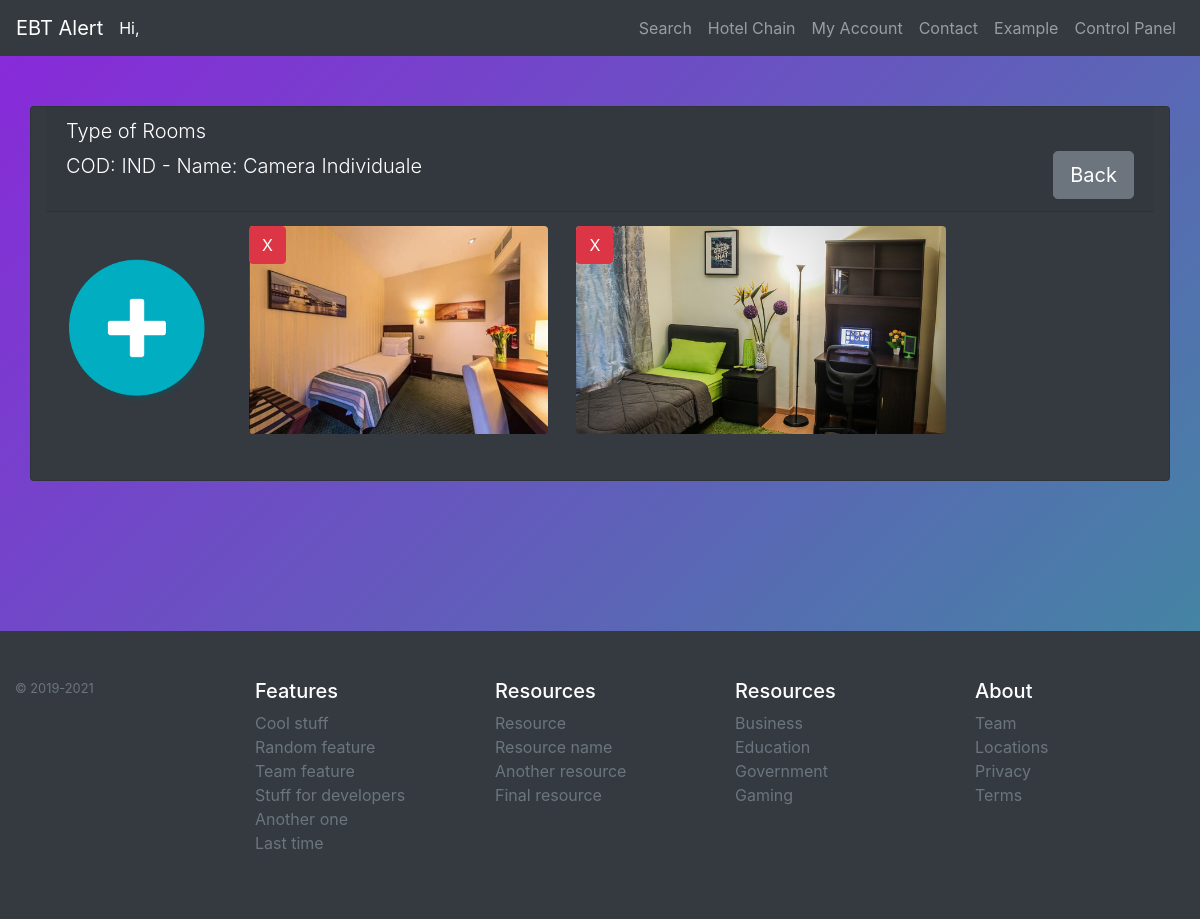
/siteSRC/index.php?controlpanel&roomImage=62&h=90 (signed in), run on the app's committed database.
### tables this page shows
CREATE TABLE IF NOT EXISTS `room_type` (
  `hotel` int(11) NOT NULL,
  `id` int(11) NOT NULL AUTO_INCREMENT,
  `cod` char(75) DEFAULT NULL,
  `nameBea` char(75) DEFAULT NULL,
  `bedSingle` int(11) NOT NULL DEFAULT '0',
  `bedDouble` int(11) NOT NULL DEFAULT '0',
  `sofa` int(11) NOT NULL DEFAULT '0',
  `room` int(11) NOT NULL DEFAULT '1',
  `quantity` int(11) NOT NULL DEFAULT '1',
  PRIMARY KEY (`id`),
  KEY `hotel` (`hotel`)
);

CREATE TABLE IF NOT EXISTS `room_img` (
  `id` int(11) NOT NULL AUTO_INCREMENT,
  `room` int(11) NOT NULL,
  `name` char(75) NOT NULL,
  `img` char(75) NOT NULL,
  PRIMARY KEY (`id`),
  KEY `room` (`room`)
);

### siteSRC/core/Database.php (called while the page is built, shortened)
<?php
class Database
{
    private $servername = "localhost";
    private $username = "root";
    private $password = "";
    private $dbname = "my_andreibobirica";
    private $conn = null;
    public function connect()
    {
        $this->conn = new mysqli($this->servername, $this->username, $this->password, $this->dbname);
    }
    public function query($str)
    {
        if (isset($str) && !empty($str)) {
            $result = $this->conn->query($str);
            return $result;
        }
    }
}

### siteSRC/core/Authentification.php (called while the page is built, shortened)
<?php
include_once "Database.php";
class Authentification
{
    private $db = null;
    public function __CONSTRUCT()
    {
        $this->db = new Database();
    }
    function getIfProp($id){
        $ret = false;
        $query = "SELECT * FROM prop WHERE prop.account =".$id."";
        $result = $this->db->query($query);
        if ($result->num_rows == 1) {
            $ret = true;
            $row = $result->fetch_assoc();
        }
        return $ret;
    }
}
?>

### siteSRC/comp/controlpanel/roomImage.php (the view, shortened to what this page needs)
<?php
    $db = new Database();
    $query = "SELECT * FROM room_type WHERE room_type.id =".$_GET["roomImage"];
    $result = $db->query($query);
    $room="";
    if ($result->num_rows == 1) {
        $room = $result->fetch_assoc();
    }
     $query = "SELECT * FROM room_img WHERE room_img.room =$_GET[roomImage]";
     $result = $db->query($query);
     $roomImg = array();
     if ($result->num_rows > 0) {
         while($row = $result->fetch_assoc()){
             array_push($roomImg,$row);
         }
     }
?>
<div class="panel container">
    <form action="" id="myform" method="POST" enctype="multipart/form-data">
    <div class="row">
        <div class="card-info card bg-dark text-white col-lg-12">
        <div class="card-header">
        <div class="row">
                <div class="col">
                    <h1 class="lead">Type of Rooms </h1>
                    <span class='lead'>COD: <?php echo $room['cod'];?> - </span>
                    <span class='lead'>Name: <?php echo $room['nameBea'];?></span>
                    <div class="pull-right">
                    <a type="button" href="./index.php?controlpanel&rooms=<?php echo $_GET['h']?>" class="btn btn-secondary btn-lg"> Back </a>
                    </div>
                </div>
            </div>
        </div>
            <div class="scrollmenu">
            <label  for="file-upload" class="custom-file-upload">
            <a><img src='./img/plusImage.png' style='width: auto; height: 10rem;' class='rounded no-bg'></a>
            </label>
                <?php
                    foreach($roomImg as $img){
                        print("<a class='modalBtn'><div style='width: auto; height: 15rem;' class='deleteImg'><button type='submit' name='delImg' value='$img[id]'  class='deleteImgBtn btn btn-danger'>X</button><img style='width:100%;height: 13rem;' data-toggle='modal' data-target='#myModal' src='$img[img]' alt='$img[name]' src='$img[img]' name='$img[name]' class='rounded modalBtn'></div></a>");
                    }
                ?>
            </div>
        </div>
    </div>
    </form>
</div>

### siteSRC/index.php (shortened to what this page needs)
<!DOCTYPE html>
<html lang="en">
<head>
    <link rel="stylesheet" href="https://stackpath.bootstrapcdn.com/bootstrap/4.4.1/css/bootstrap.min.css">
    <link rel="stylesheet" href="https://cdnjs.cloudflare.com/ajax/libs/open-iconic/1.1.1/font/css/open-iconic-bootstrap.min.css" />
    <link rel="stylesheet" href="//netdna.bootstrapcdn.com/font-awesome/4.2.0/css/font-awesome.min.css">
    <link rel="stylesheet" href="https://cdn.rawgit.com/openlayers/openlayers.github.io/master/en/v6.2.1/css/ol.css">
    <link rel="stylesheet" href="https://unpkg.com/leaflet@1.6.0/dist/leaflet.css"
/>
    <link rel="stylesheet" href="https://cdnjs.cloudflare.com/ajax/libs/leaflet.draw/0.4.2/leaflet.draw.css"/>
    <?php
    echo '<link rel="stylesheet" href="./css/style.css">';
    ?>
</head>
<body>
    <?php
    include_once "./core/Authentification.php";
    include_once "./core/Database.php";
    ?>
    <?php include_once "./comp/navbar.php"; ?>
    <?php include_once "./core/routing.php"; ?>
    <?php include_once "./comp/footer.php"; ?>
</body>
</html>

### siteSRC/comp/navbar.php (shortened to what this page needs)
<?php
  $auth = new Authentification();
  $accountName = "Guest";
  $prop = "";
  if(isset($_SESSION["nameAccount"])){
    $accountName = $_SESSION["nameAccount"];
    if($auth->getIfProp($_SESSION["loginAccount"])){
      $prop = '
      <li class="nav-item"><a href="index.php?controlpanel" class="nav-link">Control Panel</a></li>
      ';
    }
  }
?>
<header>
  <nav id="navbar_top" class="navbar navbar-expand-lg navbar-dark bg-dark">
    <a class="navbar-brand" href="index.php">EBT Alert</a>
    <span style="color:white"><?php echo "Hi, ".$accountName;?></span>
    <div class="collapse navbar-collapse" id="main_nav">
      <ul class="navbar-nav ml-auto">
      <li class="nav-item "><a href="./" class="nav-link">Search</a></li>
      <li class="nav-item "><a href="?hotelchains" class="nav-link">Hotel Chain</a></li>
      <li class="nav-item "><a href="?myaccount" class="nav-link">My Account</a></li>
      <li class="nav-item "><a href="?contact" class="nav-link">Contact</a></li>
      <li class="nav-item "><a href="?example" class="nav-link">Example</a></li>
      <?php echo $prop;?>
      </ul>
    </div>
  </nav>
</header>

### siteSRC/core/routing.php (shortened to what this page needs)
<?php
    if(isset($_GET["myaccount"])){
        include_once "./comp/myaccount.php";
    }
    elseif(isset($_GET["error"])){
        include_once "./comp/errorLogin.php";
    }
    elseif(isset($_GET["contact"])){
        include_once "./comp/contact.php";
    }
    elseif(isset($_GET["viewAlert"])){
        include_once "./comp/viewAlert.php";
    }
    elseif(isset($_GET["example"])){
        include_once "./comp/example.php";
    }
    elseif(isset($_GET["hotelchains"])){
        include_once "./comp/search/hotelchains.php";
    }
    elseif(isset($_GET["controlpanel"]) && isset($_SESSION["loginAccount"]) && $auth->getIfProp($_SESSION["loginAccount"])){
        if(isset($_GET["hotel"]) && !empty($_GET["hotel"])){
            include_once "./comp/controlpanel/hotel.php";
        }elseif((isset($_GET["ModHotel"]) && !empty($_GET["ModHotel"])) || isset($_GET["InsHotel"])){
            include_once "./comp/controlpanel/ModHotel.php";
        }elseif(isset($_GET["rooms"]) && !empty($_GET["rooms"])){
            include_once "./comp/controlpanel/rooms.php";
        }elseif(isset($_GET["roomImage"]) && !empty($_GET["roomImage"])){
            include_once "./comp/controlpanel/roomImage.php";
        }elseif((isset($_GET["ModRoom"]) && !empty($_GET["ModRoom"])) || isset($_GET["InsRoom"])){
            include_once "./comp/controlpanel/ModRoom.php";
        }
        elseif(isset($_GET["ViewDisp"]) && !empty($_GET["ViewDisp"])){
            include_once "./comp/controlpanel/disp/ViewDisp.php";
        }elseif(isset($_GET["ModDisp"]) && !empty($_GET["ModDisp"])){
            include_once "./comp/controlpanel/disp/ModDisp.php";
        }else{
            include_once "./comp/controlpanel/controlpanel.php";
        }
    }elseif(isset($_GET["ViewResults"])){
        include_once "./comp/search/ViewResults.php";
    }elseif(isset($_GET["checkinForm"])){
        include_once "./comp/search/book.php";
    }elseif(isset($_GET["alert"])){
        include_once "./comp/search/alert.php";
    }
    else{
        include_once "./comp/search/search.php";
    }
?>

### siteSRC/comp/footer.php
<div id='container-footer'>
<footer class="container-fluid py-5 bg-dark text-white myFooter">
      <div class="row">
        <div class="col-12 col-md">
          <small class="d-block mb-3 text-muted">&copy; 2019-2021</small>
        </div>
        <div class="col-6 col-md">
          <h5>Features</h5>
          <ul class="list-unstyled text-small">
            <li><a class="text-muted" disabled>Cool stuff</a></li>
            <li><a class="text-muted" disabled>Random feature</a></li>
            <li><a class="text-muted" disabled>Team feature</a></li>
            <li><a class="text-muted" disabled>Stuff for developers</a></li>
            <li><a class="text-muted" disabled>Another one</a></li>
            <li><a class="text-muted" disabled>Last time</a></li>
          </ul>
        </div>
        <div class="col-6 col-md">
          <h5>Resources</h5>
          <ul class="list-unstyled text-small">
            <li><a class="text-muted" disabled>Resource</a></li>
            <li><a class="text-muted" disabled>Resource name</a></li>
            <li><a class="text-muted" disabled>Another resource</a></li>
            <li><a class="text-muted" disabled>Final resource</a></li>
          </ul>
        </div>
        <div class="col-6 col-md">
          <h5>Resources</h5>
          <ul class="list-unstyled text-small">
            <li><a class="text-muted" disabled>Business</a></li>
            <li><a class="text-muted" disabled>Education</a></li>
            <li><a class="text-muted" disabled>Government</a></li>
            <li><a class="text-muted" disabled>Gaming</a></li>
          </ul>
        </div>
        <div class="col-6 col-md">
          <h5>About</h5>
          <ul class="list-unstyled text-small">
            <li><a class="text-muted" disabled>Team</a></li>
            <li><a class="text-muted" disabled>Locations</a></li>
            <li><a class="text-muted" disabled>Privacy</a></li>
            <li><a class="text-muted" disabled>Terms</a></li>
          </ul>
        </div>
      </div>
</footer>
</div>

### siteSRC/css/style.css (style rules this page uses)
body { margin: 0; width: 100%; height: 100vh; background: linear-gradient(-45deg, #600f9e, #391e91, #24af8a, #8a27db ); background-size: 400% 400%; -webkit-animation: gradientBG 10s ease infinite; animation: gradientBG 10s ease infinite; }
div.scrollmenu { overflow: auto; white-space: nowrap; }
div.scrollmenu a { display: inline-block; color: white; text-align: center; padding: 14px; text-decoration: none; }
.deleteImg { position: relative; width: 50%; }
.deleteImg .deleteImgBtn { position: absolute; }

### data on the page
room_type: cod "IND", nameBea "Camera Individuale"
room_img: $img[id] 105 (drawn), img (picture)
room_img: $img[id] 106 (drawn), img (picture)
